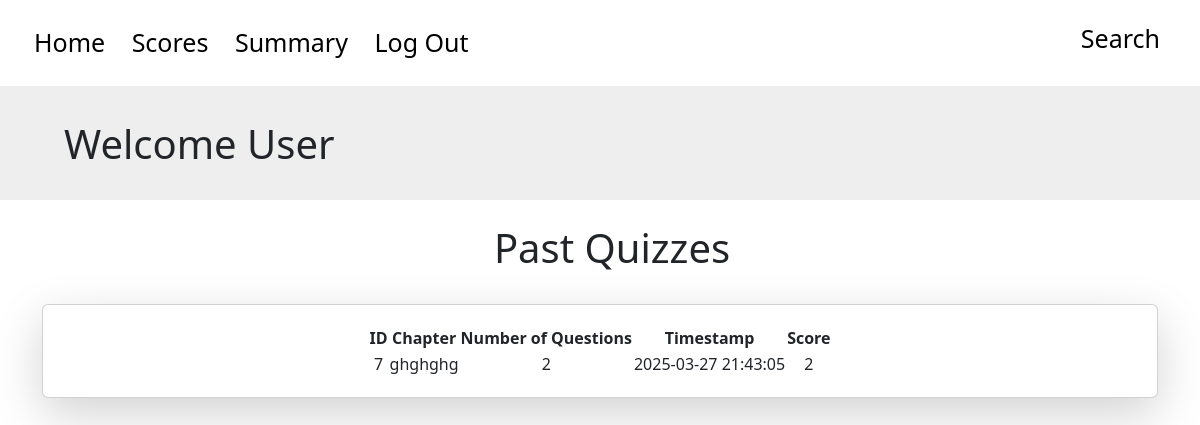
/student/scores (signed in), run on an earlier commit of the app's database.
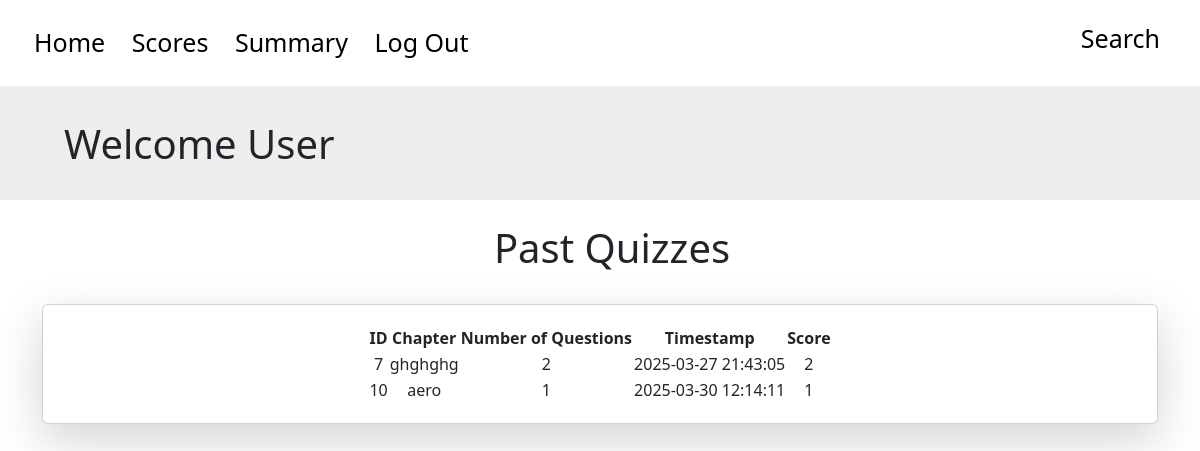
And on a later commit of the database.
### tables this page shows
CREATE TABLE scores ( id INTEGER PRIMARY KEY AUTOINCREMENT, quiz_id INTEGER NOT NULL, user_id INTEGER NOT NULL, time_stamp_of_attempt TIMESTAMP DEFAULT CURRENT_TIMESTAMP, total_scored INTEGER NOT NULL, FOREIGN KEY(quiz_id) REFERENCES quizzes(id) ON DELETE CASCADE, FOREIGN KEY(user_id) REFERENCES users(id) ON DELETE CASCADE );

CREATE TABLE quizzes ( id INTEGER PRIMARY KEY AUTOINCREMENT, name TEXT NOT NULL, subject_id INTEGER NOT NULL, chapter_id INTEGER NOT NULL, date_of_quiz DATE NOT NULL, time_duration TEXT NOT NULL, remarks TEXT, FOREIGN KEY(chapter_id) REFERENCES chapters(id) ON DELETE CASCADE, FOREIGN KEY(subject_id) REFERENCES subjects(id) ON DELETE CASCADE);

### app.py (the view)
@app.route('/student/scores', methods=['GET', 'POST'])
def view_scores():
    user_id = session['user_id']
    conn = sqlite3.connect("app.db")
    cursor = conn.cursor()
    cursor.execute("SELECT * FROM scores WHERE user_id = ?", (user_id,))
    scores_db = cursor.fetchall()
    scores = []
    for score in scores_db:
        id = score[1]
        cursor.execute('SELECT name FROM quizzes WHERE id = ?', (id,))
        output = cursor.fetchall()
        name = output[0][0]
        cursor.execute('SELECT COUNT(*) FROM questions WHERE quiz_id = ?', (id,))
        output = cursor.fetchall()
        noq = output[0][0]
        timestamp = score[3]
        user_score = score[4]
        scores.append({'id': id, 'name': name, 'noq': noq, 'timestamp': timestamp, 'score': user_score})
    conn.close()
    return render_template("view_scores.html", scores=scores)

### templates/view_scores.html (shortened to what this page needs)
<!DOCTYPE html>
<html lang="en">
<head>
    <link href="https://cdn.jsdelivr.net/npm/bootstrap@5.3.0/dist/css/bootstrap.min.css" rel="stylesheet">
</head>
<header class="container p-4 vh-20 vw-100" style="font-size: 25px; text-align: left; margin-left:0px;">
    <div>
        <a href='/student/dashboard'>
            Home
        </a>
        <a href="{{ url_for('view_scores', user_id=user_id)}}">
            Scores
        </a>
        <a href="/student/summary">
            Summary
        </a>
        <a href="/student/logout">
            Log Out
        </a>
        <div style="position: absolute; right: 0; top: 0; padding-top: 20px; padding-right: 30px">
            <a href="/student/search">Search</a>
        </div>
    </div>
</header>
<body>
    <div class="container-lg p-4 vh-20 vw-100" style="background-color: #EEE; max-width:100%">
        <h1 style="padding-left: 40px; padding-top: 10px;">Welcome User</h1>
    </div>
    <div class="container vw-100"  style="text-align:center; align-items: center;">
        <div class="container vw-100 p-4" style="text-align: center;">
            <h1>Past Quizzes</h1>
        </div>
        <div class="card p-1 shadow-lg ext-center d-flex justify-content-center align-items-center  ">
            <div class="card-body">
                <table>
                    <tr>
                        <th>ID</th>
                        <th>Chapter</th>
                        <th>Number of Questions</th>
                        <th>Timestamp</th>
                        <th>Score</th>
                    </tr>
                    {% for quiz in scores %}
                    <tr>
                        <td>{{ quiz['id'] }}</td>
                        <td>{{ quiz['name'] }}</td>
                        <td>{{ quiz['noq'] }}</td>
                        <td>{{ quiz['timestamp'] }} </td>
                        <td>{{ quiz['score'] }}</td>
                    </tr>
                    {% endfor %}
                </table>
            </div>
        </div>
    </div>
</body>

What changed in the data, as far as the page shows it:
added scores: id "10", name "aero", noq "1", timestamp "2025-03-30 12:14:11", score "1"
